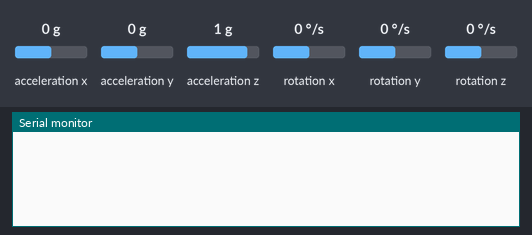
Recording of a sketch running on a simulated ESP32. Parts: the last lines printed to the serial monitor. Inputs (shaded band) come from the test bench; at power-on: acceleration y 0 g, acceleration z 1 g, acceleration x 0 g, rotation x 0 °/s, rotation y 0 °/s, rotation z 0 °/s.

Above: at 2.2 s.
2.3 s: acceleration y set to -1.4 g
At 5.2 s:
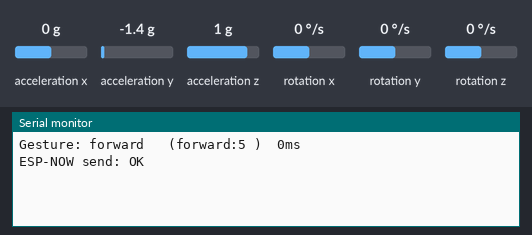
5.3 s: acceleration y set to -0.8 g
At 8.2 s:
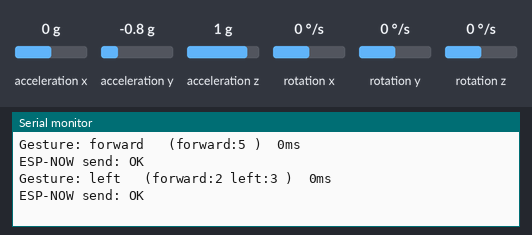
8.3 s: acceleration z set to -1.4 g
At 10.9 s:
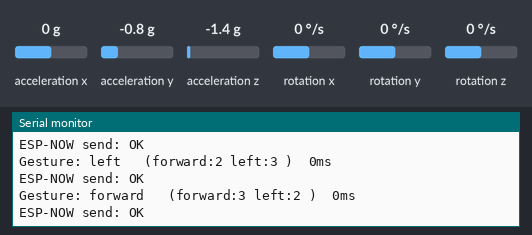

Measured:
- after the input at 2.3 s, the serial monitor: prints a new line after 2.7 s (image 1)
- after the input at 5.3 s, the serial monitor: prints a new line after 2.7 s (image 2)
- after the input at 8.3 s, the serial monitor: prints a new line after 1.2 s (image 3)

The sketch:

deploy_cmd.ino
```cpp
#include <Wire.h>
#include "MPU6050.h"
#include <math.h>
#include "model_params.h"
#include <esp_now.h>
#include <WiFi.h>

#define SDA_PIN 15
#define SCL_PIN 7

#define SAMPLE_RATE_HZ    50
#define SAMPLE_PERIOD_MS  (1000 / SAMPLE_RATE_HZ)

#define WINDOW_SIZE        75
#define N_CHANNELS         4
#define VOTE_BUFFER_SIZE   5
#define MIN_VOTE_COUNT     3
#define BAUD_RATE          115200

MPU6050 mpu;

float buf[WINDOW_SIZE][N_CHANNELS];
int   buf_head  = 0;
int   buf_count = 0;

unsigned long lastSampleTime = 0;
int           last_printed   = -1;

#define HOP_SIZE  25
int hop_counter = 0;

int  vote_buf[VOTE_BUFFER_SIZE];
int  vote_pos      = 0;
bool vote_buf_full = false;

static float* K_cache = nullptr;

// ── ESP-NOW ───────────────────────────────────────────────────
// Replace with your receiver's MAC address
uint8_t receiverMAC[] = {0x84, 0x1F, 0xE8, 0x2B, 0x37, 0x8C};

// Legacy send callback (required signature for ESP-IDF legacy API)
void onDataSent(const uint8_t *mac_addr, esp_now_send_status_t status) {
    Serial.print("ESP-NOW send: ");
    Serial.println(status == ESP_NOW_SEND_SUCCESS ? "OK" : "FAIL");
}

// Map class index → gesture code 1-5
// Adjust CLASS_NAMES order to match your model's indices
uint8_t gestureCode(int classIdx) {
    const char* name = CLASS_NAMES[classIdx];
    if (strcmp(name, "forward") == 0) return 1;
    if (strcmp(name, "left")    == 0) return 2;
    if (strcmp(name, "right")   == 0) return 3;
    if (strcmp(name, "idle")    == 0) return 4;
    if (strcmp(name, "stop")    == 0) return 5;
    return 0;   // unknown
}
// ─────────────────────────────────────────────────────────────

void extract_features(float feat[N_FEATURES]) {
    int fi = 0;
    for (int ch = 0; ch < N_CHANNELS; ch++) {
        float sig[WINDOW_SIZE];
        for (int i = 0; i < WINDOW_SIZE; i++)
            sig[i] = buf[(buf_head + i) % WINDOW_SIZE][ch];

        float mean = 0;
        for (int i = 0; i < WINDOW_SIZE; i++) mean += sig[i];
        mean /= WINDOW_SIZE;

        float mn = sig[0], mx = sig[0];
        for (int i = 1; i < WINDOW_SIZE; i++) {
            if (sig[i] < mn) mn = sig[i];
            if (sig[i] > mx) mx = sig[i];
        }

        float sum_sq = 0, m2 = 0, m3 = 0;
        for (int i = 0; i < WINDOW_SIZE; i++) {
            float v = sig[i], d = v - mean, d2 = d * d;
            sum_sq += v * v;
            m2 += d2;
            m3 += d2 * d;
        }
        m2 /= WINDOW_SIZE;
        m3 /= WINDOW_SIZE;
        float std_v  = sqrtf(m2);
        float rms    = sqrtf(sum_sq / WINDOW_SIZE);
        float sk     = (std_v < 1e-9f) ? 0.0f : (m3 / (std_v * std_v * std_v));
        float energy = sum_sq / WINDOW_SIZE;

        int zc = 0;
        for (int i = 0; i < WINDOW_SIZE - 1; i++)
            if (sig[i] * sig[i + 1] < 0.0f) zc++;

        feat[fi++] = mn;
        feat[fi++] = mx;
        feat[fi++] = mx - mn;
        feat[fi++] = rms;
        feat[fi++] = sk;
        feat[fi++] = energy;
        feat[fi++] = (float)zc / WINDOW_SIZE;
    }
}

void scale_features(float feat[N_FEATURES]) {
    for (int i = 0; i < N_FEATURES; i++)
        feat[i] = (feat[i] - SC_MEAN[i]) / SC_SCALE[i];
}

void compute_kernel_cache(const float x[N_FEATURES]) {
    for (int i = 0; i < N_SUPPORT; i++) {
        float dist2 = 0.0f;
        int   base  = i * N_FEATURES;
        for (int j = 0; j < N_FEATURES; j++) {
            float d = x[j] - SUPPORT_VECTORS[base + j];
            dist2 += d * d;
        }
        K_cache[i] = expf(-GAMMA * dist2);
    }
}

void svm_decision(float scores[N_PAIRS]) {
    for (int p = 0; p < N_PAIRS; p++) {
        float s   = INTERCEPT[p];
        int   base = p * N_SUPPORT;
        for (int k = 0; k < N_SUPPORT; k++)
            s += PAIR_COEF[base + k] * K_cache[k];
        scores[p] = s;
    }
}

int ovo_vote(float scores[N_PAIRS]) {
    int votes[N_CLASSES] = {0};
    for (int p = 0; p < N_PAIRS; p++) {
        if (scores[p] > 0) votes[PAIR_I[p]]++;
        else                votes[PAIR_J[p]]++;
    }
    int best = 0;
    for (int i = 1; i < N_CLASSES; i++)
        if (votes[i] > votes[best]) best = i;
    return best;
}

int classify() {
    float feat[N_FEATURES];
    extract_features(feat);
    scale_features(feat);
    compute_kernel_cache(feat);
    float scores[N_PAIRS];
    svm_decision(scores);
    return ovo_vote(scores);
}

int push_vote(int pred) {
    vote_buf[vote_pos] = pred;
    vote_pos = (vote_pos + 1) % VOTE_BUFFER_SIZE;
    if (vote_pos == 0) vote_buf_full = true;
    if (!vote_buf_full) return -1;

    int counts[N_CLASSES] = {0};
    for (int i = 0; i < VOTE_BUFFER_SIZE; i++)
        counts[vote_buf[i]]++;

    int winner = 0;
    for (int i = 1; i < N_CLASSES; i++)
        if (counts[i] > counts[winner]) winner = i;

    return (counts[winner] >= MIN_VOTE_COUNT) ? winner : -1;
}

void setup() {
    Serial.begin(BAUD_RATE);
    delay(1000);

    K_cache = (float*) malloc(N_SUPPORT * sizeof(float));
    if (!K_cache) {
        Serial.println("malloc failed for K_cache!");
        while (1);
    }

    Wire.begin(SDA_PIN, SCL_PIN);
    mpu.initialize();

    if (!mpu.testConnection()) {
        Serial.println("MPU6050 not found!");
        while (1);
    }
    mpu.setFullScaleAccelRange(MPU6050_ACCEL_FS_4);
    mpu.setFullScaleGyroRange(MPU6050_GYRO_FS_500);

    // ── ESP-NOW init ──────────────────────────────────────────
    WiFi.mode(WIFI_STA);
    WiFi.disconnect();

    if (esp_now_init() != ESP_OK) {
        Serial.println("ESP-NOW init failed!");
        while (1);
    }

    // Register legacy send callback
    esp_now_register_send_cb(onDataSent);

    // Register peer
    esp_now_peer_info_t peerInfo = {};
    memcpy(peerInfo.peer_addr, receiverMAC, 6);
    peerInfo.channel = 0;
    peerInfo.encrypt = false;

    if (esp_now_add_peer(&peerInfo) != ESP_OK) {
        Serial.println("Failed to add ESP-NOW peer!");
        while (1);
    }
    // ─────────────────────────────────────────────────────────
}

void loop() {
    if (millis() - lastSampleTime < SAMPLE_PERIOD_MS) return;
    lastSampleTime = millis();

    int16_t axr, ayr, azr, gxr, gyr, gzr;
    mpu.getMotion6(&axr, &ayr, &azr, &gxr, &gyr, &gzr);

    float ay = ayr / 16384.0f;
    float az = azr / 16384.0f;
    float gx = gxr / 65.5f;
    float gz = gzr / 65.5f;

    buf[buf_head][0] = ay;
    buf[buf_head][1] = az;
    buf[buf_head][2] = gx;
    buf[buf_head][3] = gz;
    buf_head = (buf_head + 1) % WINDOW_SIZE;
    if (buf_count < WINDOW_SIZE) buf_count++;
    if (buf_count < WINDOW_SIZE) return;

    hop_counter++;
    if (hop_counter < HOP_SIZE) return;
    hop_counter = 0;

    unsigned long t0 = micros();
    int pred = classify();
    unsigned long ms = (micros() - t0) / 1000UL;

    int majority = push_vote(pred);
    if (majority == -1) return;
    if (majority == last_printed) return;

    int counts[N_CLASSES] = {0};
    for (int i = 0; i < VOTE_BUFFER_SIZE; i++)
        counts[vote_buf[i]]++;

    Serial.print("Gesture: ");
    Serial.print(CLASS_NAMES[majority]);
    Serial.print("   (");
    for (int i = 0; i < N_CLASSES; i++) {
        if (counts[i] > 0) {
            Serial.print(CLASS_NAMES[i]);
            Serial.print(":");
            Serial.print(counts[i]);
            Serial.print(" ");
        }
    }
    Serial.print(")  ");
    Serial.print(ms);
    Serial.println("ms");

    // ── Send gesture code via ESP-NOW ─────────────────────────
    uint8_t code = gestureCode(majority);
    if (code != 0) {
        esp_now_send(receiverMAC, &code, sizeof(code));
    }
    // ─────────────────────────────────────────────────────────

    last_printed = majority;
}
```

model_params.h
```cpp
// ================================================================
// model_params.h     AUTO-GENERATED, DO NOT EDIT
// Declarations only. Data lives in model_params.cpp.
// This pattern avoids duplicate-symbol bugs on ESP32/Arduino.
// ================================================================
#pragma once
#include <stdint.h>

#define N_SUPPORT   361
#define N_FEATURES  28
#define N_CLASSES   5
#define N_PAIRS     10
#define GAMMA       0.1000000000f

extern const char* const CLASS_NAMES[N_CLASSES];

extern const float   SC_MEAN[N_FEATURES];
extern const float   SC_SCALE[N_FEATURES];
extern const float   SUPPORT_VECTORS[N_SUPPORT * N_FEATURES];
extern const float   PAIR_COEF[N_PAIRS * N_SUPPORT];
extern const float   INTERCEPT[N_PAIRS];
extern const float   PROB_A[N_PAIRS];
extern const float   PROB_B[N_PAIRS];
extern const uint8_t PAIR_I[N_PAIRS];
extern const uint8_t PAIR_J[N_PAIRS];
```

Source omitted: model_params.cpp (269889 bytes)
